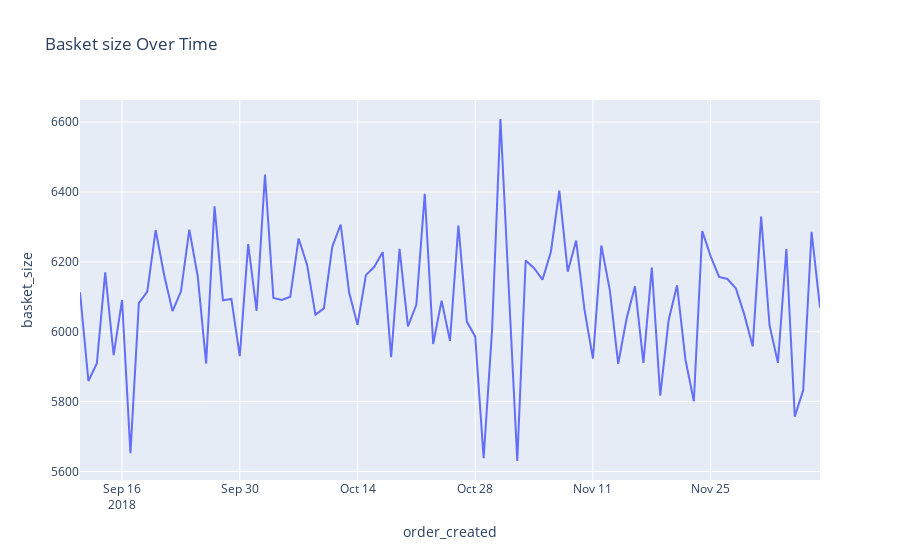

The cell this chart's notebook holds for it:
### Markdown cell above
### 2. Total Basket size over Time

### Code cell
# Creating a line plot to visualize the basket size over time excluding the first and last date with outlier values
date_grouped_basket_df = fact_order.groupby("order_created")["basket_size"].sum().reset_index()

fig2 = px.line(
    date_grouped_basket_df.iloc[1:-1],
    x="order_created",
    y="basket_size",
    title="Basket size Over Time",
)
fig2.show(width=500)

### Figure 1 — Plotly figure (JSON) as saved in the notebook; plotly's stock layout.template omitted (floating-point values rounded to 4 significant figures)
{"data": [{"hovertemplate": "order_created=%{x}<br>basket_size=%{y}<extra></extra>", "legendgroup": "", "line": {"color": "#636efa", "dash": "solid"}, "marker": {"symbol": "circle"}, "mode": "lines", "name": "", "orientation": "v", "showlegend": false, "type": "scatter", "x": ["2018-09-11", "2018-09-12", "2018-09-13", "2018-09-14", "2018-09-15", "2018-09-16", "2018-09-17", "2018-09-18", "2018-09-19", "2018-09-20", "2018-09-21", "2018-09-22", "2018-09-23", "2018-09-24", "2018-09-25", "2018-09-26", "2018-09-27", "2018-09-28", "2018-09-29", "2018-09-30", "2018-10-01", "2018-10-02", "2018-10-03", "2018-10-04", "2018-10-05", "2018-10-06", "2018-10-07", "2018-10-08", "2018-10-09", "2018-10-10", "2018-10-11", "2018-10-12", "2018-10-13", "2018-10-14", "2018-10-15", "2018-10-16", "2018-10-17", "2018-10-18", "2018-10-19", "2018-10-20", "2018-10-21", "2018-10-22", "2018-10-23", "2018-10-24", "2018-10-25", "2018-10-26", "2018-10-27", "2018-10-28", "2018-10-29", "2018-10-30", "2018-10-31", "2018-11-01", "2018-11-02", "2018-11-03", "2018-11-04", "2018-11-05", "2018-11-06", "2018-11-07", "2018-11-08", "2018-11-09", "2018-11-10", "2018-11-11", "2018-11-12", "2018-11-13", "2018-11-14", "2018-11-15", "2018-11-16", "2018-11-17", "2018-11-18", "2018-11-19", "2018-11-20", "2018-11-21", "2018-11-22", "2018-11-23", "2018-11-24", "2018-11-25", "2018-11-26", "2018-11-27", "2018-11-28", "2018-11-29", "2018-11-30", "2018-12-01", "2018-12-02", "2018-12-03", "2018-12-04", "2018-12-05", "2018-12-06", "2018-12-07", "2018-12-08"], "xaxis": "x", "y": [6113, 5859, 5909, 6170, 5933, 6091, 5652, 6082, 6115, 6291, 6163, 6059, 6115, 6292, 6159, 5909, 6359, 6090, 6094, 5930, 6251, 6060, 6450, 6097, 6091, 6100, 6267, 6192, 6049, 6067, 6243, 6307, 6113, 6020, 6162, 6186, 6228, 5927, 6237, 6015, 6078, 6395, 5965, 6089, 5974, 6304, 6029, 5986, 5638, 6004, 6609, 6137, 5630, 6204, 6182, 6149, 6229, 6404, 6172, 6261, 6062, 5923, 6247, 6120, 5908, 6038, 6130, 5911, 6184, 5817, 6033, 6133, 5920, 5801, 6288, 6216, 6157, 6151, 6124, 6049, 5958, 6330, 6018, 5911, 6237, 5757, 5832, 6286, 6069], "yaxis": "y"}], "layout": {"legend": {"tracegroupgap": 0}, "title": {"text": "Basket size Over Time"}, "xaxis": {"anchor": "y", "domain": [0, 1], "title": {"text": "order_created"}}, "yaxis": {"anchor": "x", "domain": [0, 1], "title": {"text": "basket_size"}}}}
